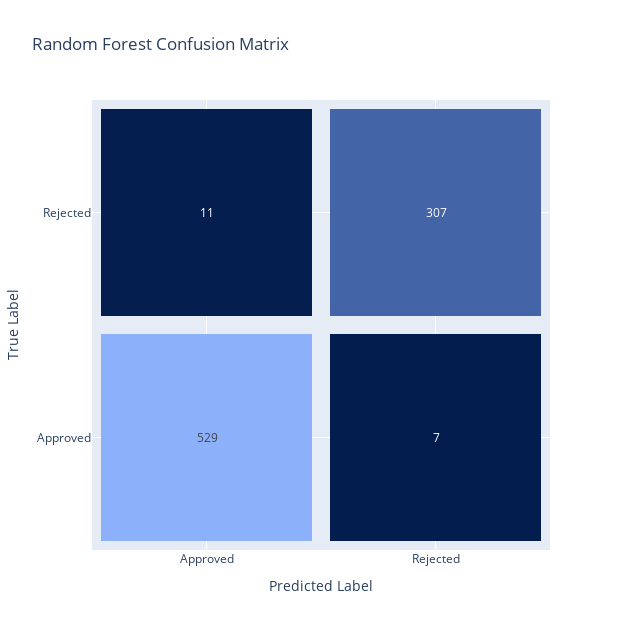

Source (notebook cell):
### Markdown cell above
#### **Random Forest Classifier**

### Code cell
from sklearn.ensemble import RandomForestClassifier
from sklearn.metrics import classification_report, confusion_matrix

# Create a RandomForestClassifier instance
random_forest = RandomForestClassifier(random_state=42)

# Train the random forest model
random_forest.fit(x_train, y_train)

# Predict on the test set
y_pred_rf = random_forest.predict(x_test)


# Compute confusion matrix
cm_rf = confusion_matrix(y_test, y_pred_rf.round())

# Create heatmap trace
trace2 = go.Heatmap(z=cm_rf,
                   x=['Approved', 'Rejected'],
                   y=['Approved', 'Rejected'],
                   showscale=False,
                   colorscale=[
                       [0.0, "#041d4f"],  # Light blue
                       [0.5, "#365799"],  # Medium blue
                       [1.0, "#8cb1fa"],  # Dark purple
                   ],
                   xgap=18,
                   ygap=18,
                   text=cm_rf,
                   texttemplate="%{text}")

# Create layout
layout = go.Layout(title='Random Forest Confusion Matrix',
                   xaxis=dict(title='Predicted Label', range=[-0.5, 1.5]),
                   yaxis=dict(title='True Label', range=[-0.5, 1.5]))

# Create figure
fig = go.Figure(data=[trace2], layout=layout)

# Dynamically adjust figure size based on matrix size
fig.update_layout(width=630, height=630)  # Adjust the width and height as needed


# Display the figure
fig.show()

### Figure 1 — Plotly figure (JSON) as saved in the notebook; plotly's stock layout.template omitted (floating-point values rounded to 4 significant figures)
{"data": [{"colorscale": [[0, "#041d4f"], [0.5, "#365799"], [1, "#8cb1fa"]], "showscale": false, "text": [[529, 7], [11, 307]], "texttemplate": "%{text}", "type": "heatmap", "x": ["Approved", "Rejected"], "xgap": 18, "y": ["Approved", "Rejected"], "ygap": 18, "z": [[529, 7], [11, 307]]}], "layout": {"height": 630, "title": {"text": "Random Forest Confusion Matrix"}, "width": 630, "xaxis": {"range": [-0.5, 1.5], "title": {"text": "Predicted Label"}}, "yaxis": {"range": [-0.5, 1.5], "title": {"text": "True Label"}}}}
